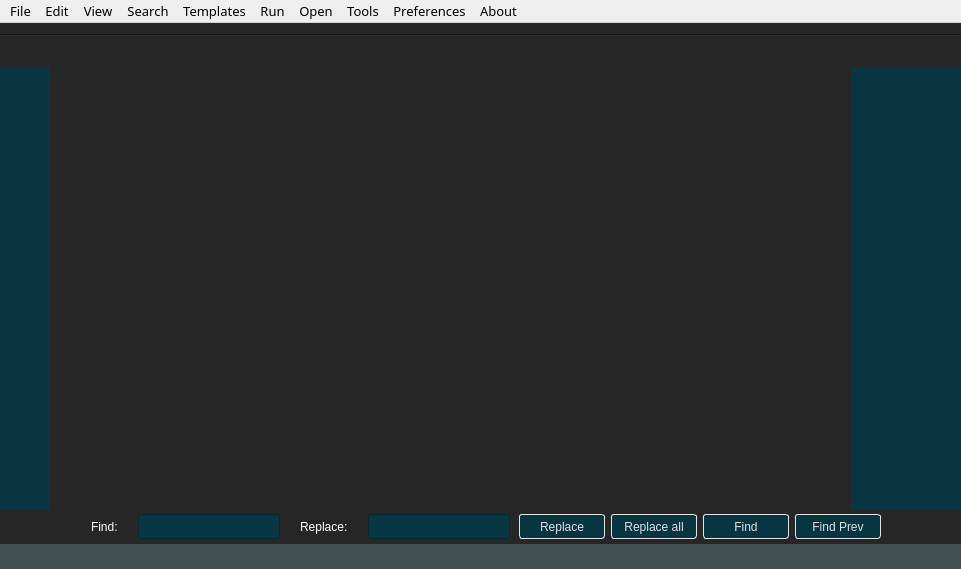
<?xml version="1.0" encoding="UTF-8"?>
<ui version="4.0">
 <class>MainWindow</class>
 <widget class="QMainWindow" name="MainWindow">
  <property name="geometry">
   <rect>
    <x>0</x>
    <y>0</y>
    <width>961</width>
    <height>569</height>
   </rect>
  </property>
  <property name="minimumSize">
   <size>
    <width>450</width>
    <height>300</height>
   </size>
  </property>
  <property name="windowTitle">
   <string>MainWindow</string>
  </property>
  <property name="styleSheet">
   <string notr="true">font: 10pt &quot;Noto Sans&quot;;</string>
  </property>
  <widget class="QWidget" name="centralWidget">
   <property name="styleSheet">
    <string notr="true">background-color: #262626;
</string>
   </property>
   <layout class="QVBoxLayout" name="verticalLayout_2">
    <property name="spacing">
     <number>0</number>
    </property>
    <property name="leftMargin">
     <number>0</number>
    </property>
    <property name="rightMargin">
     <number>0</number>
    </property>
    <property name="bottomMargin">
     <number>0</number>
    </property>
    <item>
     <widget class="Line" name="line">
      <property name="styleSheet">
       <string notr="true"/>
      </property>
      <property name="orientation">
       <enum>Qt::Horizontal</enum>
      </property>
     </widget>
    </item>
    <item>
     <layout class="QHBoxLayout" name="horizontalLayout_3">
      <property name="spacing">
       <number>0</number>
      </property>
      <property name="sizeConstraint">
       <enum>QLayout::SetDefaultConstraint</enum>
      </property>
      <property name="topMargin">
       <number>2</number>
      </property>
      <item>
       <widget class="QListWidget" name="listWidget">
        <property name="maximumSize">
         <size>
          <width>50</width>
          <height>16777215</height>
         </size>
        </property>
        <property name="font">
         <font>
          <family>Anonymous Pro</family>
          <pointsize>11</pointsize>
          <weight>50</weight>
          <italic>false</italic>
          <bold>false</bold>
         </font>
        </property>
        <property name="layoutDirection">
         <enum>Qt::RightToLeft</enum>
        </property>
        <property name="styleSheet">
         <string notr="true">background-color: #073642;
margin-top: 28px;
padding-left: 5px;
color: #839496;
border: none;
font: 11pt &quot;Anonymous Pro&quot;;</string>
        </property>
        <property name="frameShape">
         <enum>QFrame::StyledPanel</enum>
        </property>
        <property name="layoutMode">
         <enum>QListView::SinglePass</enum>
        </property>
        <property name="spacing">
         <number>0</number>
        </property>
        <property name="gridSize">
         <size>
          <width>0</width>
          <height>15</height>
         </size>
        </property>
        <property name="uniformItemSizes">
         <bool>false</bool>
        </property>
        <property name="selectionRectVisible">
         <bool>true</bool>
        </property>
       </widget>
      </item>
      <item>
       <widget class="QTabWidget" name="tabWidget">
        <property name="enabled">
         <bool>true</bool>
        </property>
        <property name="styleSheet">
         <string notr="true"/>
        </property>
        <property name="tabShape">
         <enum>QTabWidget::Rounded</enum>
        </property>
        <property name="currentIndex">
         <number>-1</number>
        </property>
        <property name="documentMode">
         <bool>true</bool>
        </property>
        <property name="tabsClosable">
         <bool>true</bool>
        </property>
        <property name="movable">
         <bool>true</bool>
        </property>
       </widget>
      </item>
      <item>
       <widget class="QPlainTextEdit" name="fileOverview">
        <property name="enabled">
         <bool>true</bool>
        </property>
        <property name="maximumSize">
         <size>
          <width>110</width>
          <height>16777215</height>
         </size>
        </property>
        <property name="font">
         <font>
          <family>Anonymous Pro</family>
          <pointsize>1</pointsize>
          <weight>50</weight>
          <italic>false</italic>
          <bold>false</bold>
         </font>
        </property>
        <property name="styleSheet">
         <string notr="true">font-family: &quot;Anonymous Pro&quot;;
font-size: 1pt;
color: rgb(255, 255, 255);
margin-top: 28px;
background-color: #073642;
border: 0px;</string>
        </property>
        <property name="verticalScrollBarPolicy">
         <enum>Qt::ScrollBarAlwaysOff</enum>
        </property>
        <property name="horizontalScrollBarPolicy">
         <enum>Qt::ScrollBarAlwaysOff</enum>
        </property>
        <property name="undoRedoEnabled">
         <bool>false</bool>
        </property>
        <property name="lineWrapMode">
         <enum>QPlainTextEdit::NoWrap</enum>
        </property>
        <property name="readOnly">
         <bool>true</bool>
        </property>
        <property name="tabStopWidth">
         <number>4</number>
        </property>
       </widget>
      </item>
      <item>
       <layout class="QVBoxLayout" name="verticalLayout_3">
        <property name="spacing">
         <number>2</number>
        </property>
       </layout>
      </item>
     </layout>
    </item>
    <item>
     <widget class="QWidget" name="findReplaceBar" native="true">
      <property name="maximumSize">
       <size>
        <width>16777215</width>
        <height>60</height>
       </size>
      </property>
      <property name="styleSheet">
       <string notr="true">color: rgb(255, 255, 255);
padding:10px;</string>
      </property>
      <layout class="QHBoxLayout" name="horizontalLayout_2">
       <property name="spacing">
        <number>2</number>
       </property>
       <property name="topMargin">
        <number>0</number>
       </property>
       <property name="bottomMargin">
        <number>0</number>
       </property>
       <item>
        <spacer name="horizontalSpacer">
         <property name="orientation">
          <enum>Qt::Horizontal</enum>
         </property>
         <property name="sizeHint" stdset="0">
          <size>
           <width>40</width>
           <height>20</height>
          </size>
         </property>
        </spacer>
       </item>
       <item>
        <widget class="QLabel" name="findLabel">
         <property name="maximumSize">
          <size>
           <width>100</width>
           <height>16777215</height>
          </size>
         </property>
         <property name="text">
          <string>Find:</string>
         </property>
        </widget>
       </item>
       <item>
        <widget class="QLineEdit" name="findLineEdit">
         <property name="minimumSize">
          <size>
           <width>0</width>
           <height>20</height>
          </size>
         </property>
         <property name="maximumSize">
          <size>
           <width>250</width>
           <height>25</height>
          </size>
         </property>
         <property name="toolTip">
          <string>Search</string>
         </property>
         <property name="styleSheet">
          <string notr="true">background-color: #073642;
border-color: #e3e3e3;
font-size: 11pt;
color:#e0e0e0;
padding: 0;
margin: 0 5px;</string>
         </property>
         <property name="alignment">
          <set>Qt::AlignCenter</set>
         </property>
        </widget>
       </item>
       <item>
        <widget class="QLabel" name="replaceLabel">
         <property name="maximumSize">
          <size>
           <width>100</width>
           <height>16777215</height>
          </size>
         </property>
         <property name="styleSheet">
          <string notr="true"/>
         </property>
         <property name="text">
          <string>Replace:</string>
         </property>
        </widget>
       </item>
       <item>
        <widget class="QLineEdit" name="replaceLineEdit">
         <property name="minimumSize">
          <size>
           <width>0</width>
           <height>20</height>
          </size>
         </property>
         <property name="maximumSize">
          <size>
           <width>250</width>
           <height>25</height>
          </size>
         </property>
         <property name="styleSheet">
          <string notr="true">background-color: #073642;
border-color: #e3e3e3;
color:#e0e0e0;
font-size: 11pt;
padding: 0;
margin: 0 5px;</string>
         </property>
         <property name="alignment">
          <set>Qt::AlignCenter</set>
         </property>
        </widget>
       </item>
       <item>
        <widget class="QPushButton" name="replaceButton">
         <property name="minimumSize">
          <size>
           <width>90</width>
           <height>0</height>
          </size>
         </property>
         <property name="maximumSize">
          <size>
           <width>200</width>
           <height>25</height>
          </size>
         </property>
         <property name="styleSheet">
          <string notr="true">border: 1px solid #e3e3e3;
border-radius: 3px 3px 3px 3px;
padding: 2px 5px;
background-color: #073642;
color:#e0e0e0;
margin: 0 2px;</string>
         </property>
         <property name="text">
          <string>Replace</string>
         </property>
        </widget>
       </item>
       <item>
        <widget class="QPushButton" name="replaceAllButton">
         <property name="minimumSize">
          <size>
           <width>90</width>
           <height>0</height>
          </size>
         </property>
         <property name="maximumSize">
          <size>
           <width>200</width>
           <height>25</height>
          </size>
         </property>
         <property name="styleSheet">
          <string notr="true">border: 1px solid #e3e3e3;
border-radius: 3px 3px 3px 3px;
padding: 2px 5px;
background-color: #073642;
color:#e0e0e0;
margin: 0 2px;</string>
         </property>
         <property name="text">
          <string>Replace all</string>
         </property>
        </widget>
       </item>
       <item>
        <widget class="QPushButton" name="findButton">
         <property name="minimumSize">
          <size>
           <width>90</width>
           <height>0</height>
          </size>
         </property>
         <property name="maximumSize">
          <size>
           <width>200</width>
           <height>25</height>
          </size>
         </property>
         <property name="toolTip">
          <string>Find next</string>
         </property>
         <property name="styleSheet">
          <string notr="true">border: 1px solid #e3e3e3;
border-radius: 3px 3px 3px 3px;
padding: 2px 5px;
background-color: #073642;
color:#e0e0e0;
margin: 0 2px;</string>
         </property>
         <property name="text">
          <string>Find</string>
         </property>
        </widget>
       </item>
       <item>
        <widget class="QPushButton" name="findPrevButton">
         <property name="minimumSize">
          <size>
           <width>90</width>
           <height>0</height>
          </size>
         </property>
         <property name="maximumSize">
          <size>
           <width>200</width>
           <height>25</height>
          </size>
         </property>
         <property name="toolTip">
          <string>Find Previous</string>
         </property>
         <property name="styleSheet">
          <string notr="true">border: 1px solid #e3e3e3;
border-radius: 3px 3px 3px 3px;
padding: 2px 5px;
background-color: #073642;
color:#e0e0e0;
margin: 0 2px;</string>
         </property>
         <property name="text">
          <string>Find Prev</string>
         </property>
        </widget>
       </item>
       <item>
        <spacer name="horizontalSpacer_2">
         <property name="orientation">
          <enum>Qt::Horizontal</enum>
         </property>
         <property name="sizeHint" stdset="0">
          <size>
           <width>40</width>
           <height>20</height>
          </size>
         </property>
        </spacer>
       </item>
      </layout>
     </widget>
    </item>
    <item>
     <widget class="QWidget" name="statusBar" native="true">
      <property name="maximumSize">
       <size>
        <width>16777215</width>
        <height>25</height>
       </size>
      </property>
      <property name="font">
       <font>
        <family>Noto Sans</family>
        <pointsize>10</pointsize>
        <weight>50</weight>
        <italic>false</italic>
        <bold>false</bold>
       </font>
      </property>
      <property name="styleSheet">
       <string notr="true">background-color: #404f4f;
color:white;</string>
      </property>
      <layout class="QHBoxLayout" name="horizontalLayout">
       <property name="spacing">
        <number>2</number>
       </property>
       <property name="leftMargin">
        <number>0</number>
       </property>
       <property name="topMargin">
        <number>0</number>
       </property>
       <property name="rightMargin">
        <number>0</number>
       </property>
       <property name="bottomMargin">
        <number>0</number>
       </property>
       <item>
        <widget class="QLabel" name="statusMsgLabel">
         <property name="font">
          <font>
           <family>Noto Sans</family>
           <pointsize>10</pointsize>
           <weight>50</weight>
           <italic>false</italic>
           <bold>false</bold>
          </font>
         </property>
         <property name="styleSheet">
          <string notr="true">color: white;
margin-left: 10px;</string>
         </property>
         <property name="text">
          <string/>
         </property>
        </widget>
       </item>
       <item>
        <widget class="QTextBrowser" name="textBrowser">
         <property name="sizePolicy">
          <sizepolicy hsizetype="Expanding" vsizetype="Expanding">
           <horstretch>0</horstretch>
           <verstretch>0</verstretch>
          </sizepolicy>
         </property>
         <property name="maximumSize">
          <size>
           <width>100000</width>
           <height>20</height>
          </size>
         </property>
         <property name="font">
          <font>
           <family>Noto Sans</family>
           <pointsize>10</pointsize>
           <weight>50</weight>
           <italic>false</italic>
           <bold>false</bold>
          </font>
         </property>
         <property name="styleSheet">
          <string notr="true">color: rgb(252, 252, 252);
background-color: rgba(255, 255, 255, 0);</string>
         </property>
         <property name="frameShape">
          <enum>QFrame::NoFrame</enum>
         </property>
         <property name="verticalScrollBarPolicy">
          <enum>Qt::ScrollBarAlwaysOff</enum>
         </property>
         <property name="horizontalScrollBarPolicy">
          <enum>Qt::ScrollBarAlwaysOff</enum>
         </property>
         <property name="lineWrapMode">
          <enum>QTextEdit::NoWrap</enum>
         </property>
        </widget>
       </item>
       <item>
        <widget class="QLabel" name="labelFileType">
         <property name="font">
          <font>
           <family>Noto Sans</family>
           <pointsize>10</pointsize>
           <weight>50</weight>
           <italic>false</italic>
           <bold>false</bold>
          </font>
         </property>
         <property name="styleSheet">
          <string notr="true">padding-right: 10px;</string>
         </property>
         <property name="text">
          <string/>
         </property>
        </widget>
       </item>
      </layout>
     </widget>
    </item>
   </layout>
  </widget>
  <widget class="QMenuBar" name="menuBar">
   <property name="geometry">
    <rect>
     <x>0</x>
     <y>0</y>
     <width>961</width>
     <height>19</height>
    </rect>
   </property>
   <property name="font">
    <font>
     <family>Noto Sans</family>
     <pointsize>10</pointsize>
     <weight>50</weight>
     <italic>false</italic>
     <bold>false</bold>
    </font>
   </property>
   <widget class="QMenu" name="menuEdit">
    <property name="title">
     <string>Edit</string>
    </property>
    <addaction name="actionUndo"/>
    <addaction name="actionRedo"/>
    <addaction name="actionDelete_line"/>
    <addaction name="actionRemove_word"/>
    <addaction name="actionToggle_comment"/>
    <addaction name="actionJoin_Lines"/>
    <addaction name="actionMove_Line_Up"/>
    <addaction name="actionSwap_line_down"/>
   </widget>
   <widget class="QMenu" name="menuSearch">
    <property name="title">
     <string>Search</string>
    </property>
    <addaction name="actionFind"/>
    <addaction name="actionReplace"/>
    <addaction name="actionGoTo"/>
    <addaction name="actionFind_Next"/>
    <addaction name="actionFind_Previous"/>
   </widget>
   <widget class="QMenu" name="menuTools">
    <property name="title">
     <string>Tools</string>
    </property>
    <addaction name="actionAscii"/>
    <addaction name="actionHex"/>
    <addaction name="actionStrings"/>
   </widget>
   <widget class="QMenu" name="menuAbout">
    <property name="title">
     <string>About</string>
    </property>
    <addaction name="actionAbout"/>
   </widget>
   <widget class="QMenu" name="menuView">
    <property name="title">
     <string>View</string>
    </property>
    <addaction name="actionFullScreen"/>
    <addaction name="actionOverview"/>
    <addaction name="actionMenubar"/>
   </widget>
   <widget class="QMenu" name="menuTemplates">
    <property name="title">
     <string>Templates</string>
    </property>
    <addaction name="actionAsm"/>
    <addaction name="actionC"/>
    <addaction name="actionCpluspluss"/>
    <addaction name="actionCss"/>
    <addaction name="actionHtml"/>
    <addaction name="actionJava"/>
   </widget>
   <widget class="QMenu" name="menuFile">
    <property name="title">
     <string>File</string>
    </property>
    <addaction name="actionNew"/>
    <addaction name="separator"/>
    <addaction name="actionOpen"/>
    <addaction name="actionSave"/>
    <addaction name="actionSave_as"/>
    <addaction name="separator"/>
    <addaction name="actionClose_All"/>
    <addaction name="actionExit"/>
   </widget>
   <widget class="QMenu" name="menuPreferences">
    <property name="title">
     <string>Preferences</string>
    </property>
    <widget class="QMenu" name="menuTheme">
     <property name="title">
      <string>Theme</string>
     </property>
     <addaction name="actionDark"/>
     <addaction name="actionSolarized"/>
     <addaction name="actionSolarized_Dark"/>
     <addaction name="actionTommorrow"/>
     <addaction name="actionTommorrow_Night"/>
    </widget>
    <widget class="QMenu" name="menuTab_Width">
     <property name="title">
      <string>Tab Width</string>
     </property>
     <addaction name="action2"/>
     <addaction name="action4"/>
     <addaction name="action8"/>
    </widget>
    <addaction name="menuTab_Width"/>
    <addaction name="menuTheme"/>
   </widget>
   <widget class="QMenu" name="menuRun">
    <property name="title">
     <string>Run</string>
    </property>
    <addaction name="actionRunIn16Bit"/>
    <addaction name="actionRunIn64Bit"/>
   </widget>
   <widget class="QMenu" name="menuOpen">
    <property name="title">
     <string>Open</string>
    </property>
    <addaction name="actionToken_Table"/>
    <addaction name="actionSymbol_Table"/>
    <addaction name="actionQuaternary_File"/>
    <addaction name="actionASM_File"/>
   </widget>
   <addaction name="menuFile"/>
   <addaction name="menuEdit"/>
   <addaction name="menuView"/>
   <addaction name="menuSearch"/>
   <addaction name="menuTemplates"/>
   <addaction name="menuRun"/>
   <addaction name="menuOpen"/>
   <addaction name="menuTools"/>
   <addaction name="menuPreferences"/>
   <addaction name="menuAbout"/>
  </widget>
  <action name="actionOpen">
   <property name="checkable">
    <bool>false</bool>
   </property>
   <property name="text">
    <string>Open</string>
   </property>
   <property name="shortcut">
    <string>Ctrl+O</string>
   </property>
  </action>
  <action name="actionNew">
   <property name="text">
    <string>New</string>
   </property>
   <property name="shortcut">
    <string>Ctrl+N</string>
   </property>
  </action>
  <action name="actionSave">
   <property name="text">
    <string>Save</string>
   </property>
   <property name="shortcut">
    <string>Ctrl+S</string>
   </property>
  </action>
  <action name="actionSave_as">
   <property name="text">
    <string>Save as</string>
   </property>
   <property name="shortcut">
    <string>Ctrl+Shift+S</string>
   </property>
  </action>
  <action name="actionExit">
   <property name="text">
    <string>Exit</string>
   </property>
   <property name="shortcut">
    <string>Ctrl+Q</string>
   </property>
  </action>
  <action name="actionUndo">
   <property name="text">
    <string>Undo</string>
   </property>
   <property name="shortcut">
    <string>Ctrl+Z</string>
   </property>
  </action>
  <action name="actionRedo">
   <property name="text">
    <string>Redo</string>
   </property>
   <property name="shortcut">
    <string>Ctrl+Shift+Z</string>
   </property>
  </action>
  <action name="actionFind">
   <property name="text">
    <string>Find</string>
   </property>
   <property name="shortcut">
    <string>Ctrl+F</string>
   </property>
  </action>
  <action name="actionAscii">
   <property name="text">
    <string>Ascii</string>
   </property>
  </action>
  <action name="actionHex">
   <property name="text">
    <string>Hex</string>
   </property>
  </action>
  <action name="actionStrings">
   <property name="text">
    <string>Strings</string>
   </property>
  </action>
  <action name="actionAbout">
   <property name="text">
    <string>About Cmini</string>
   </property>
  </action>
  <action name="actionGoTo">
   <property name="text">
    <string>GoTo</string>
   </property>
   <property name="shortcut">
    <string>Ctrl+L</string>
   </property>
  </action>
  <action name="actionFullScreen">
   <property name="checkable">
    <bool>true</bool>
   </property>
   <property name="text">
    <string>Fullscreen</string>
   </property>
   <property name="shortcut">
    <string>F11</string>
   </property>
  </action>
  <action name="actionAsm">
   <property name="text">
    <string>asm</string>
   </property>
  </action>
  <action name="actionC">
   <property name="text">
    <string>c</string>
   </property>
  </action>
  <action name="actionCpluspluss">
   <property name="text">
    <string>cplusplus</string>
   </property>
  </action>
  <action name="actionHtml">
   <property name="text">
    <string>html</string>
   </property>
  </action>
  <action name="actionJava">
   <property name="text">
    <string>java</string>
   </property>
  </action>
  <action name="actionCss">
   <property name="text">
    <string>css</string>
   </property>
  </action>
  <action name="actionFind_Next">
   <property name="text">
    <string>Find Next</string>
   </property>
   <property name="shortcut">
    <string>Ctrl+G</string>
   </property>
  </action>
  <action name="actionFind_Previous">
   <property name="text">
    <string>Find Previous</string>
   </property>
   <property name="shortcut">
    <string>Ctrl+Shift+G</string>
   </property>
  </action>
  <action name="actionReplace">
   <property name="text">
    <string>Replace</string>
   </property>
   <property name="shortcut">
    <string>Ctrl+R</string>
   </property>
  </action>
  <action name="actionDelete_line">
   <property name="text">
    <string>Remove line</string>
   </property>
   <property name="shortcut">
    <string>Ctrl+Shift+R</string>
   </property>
  </action>
  <action name="actionRemove_word">
   <property name="text">
    <string>Remove word</string>
   </property>
   <property name="shortcut">
    <string>Ctrl+Shift+D</string>
   </property>
  </action>
  <action name="actionToggle_comment">
   <property name="text">
    <string>Toggle comment</string>
   </property>
   <property name="shortcut">
    <string>Ctrl+/</string>
   </property>
  </action>
  <action name="actionOverview">
   <property name="text">
    <string>Overview</string>
   </property>
  </action>
  <action name="actionDark">
   <property name="text">
    <string>Monokai</string>
   </property>
  </action>
  <action name="actionSolarized_Dark">
   <property name="text">
    <string>Solarized Dark</string>
   </property>
  </action>
  <action name="actionNext_Word">
   <property name="text">
    <string>Next Word</string>
   </property>
  </action>
  <action name="actionPrev_Word">
   <property name="text">
    <string>Prev Word</string>
   </property>
  </action>
  <action name="actionJoin_Lines">
   <property name="text">
    <string>Join Lines</string>
   </property>
   <property name="shortcut">
    <string>Ctrl+J</string>
   </property>
  </action>
  <action name="actionMove_Line_Up">
   <property name="text">
    <string>Swap Line Up</string>
   </property>
   <property name="shortcut">
    <string>Ctrl+Up</string>
   </property>
  </action>
  <action name="actionSwap_line_down">
   <property name="text">
    <string>Swap Line Down</string>
   </property>
   <property name="shortcut">
    <string>Ctrl+Down</string>
   </property>
  </action>
  <action name="actionMenubar">
   <property name="text">
    <string>Menubar</string>
   </property>
   <property name="shortcut">
    <string>Alt+M</string>
   </property>
  </action>
  <action name="actionSolarized">
   <property name="text">
    <string>Solarized</string>
   </property>
  </action>
  <action name="action4">
   <property name="text">
    <string>4</string>
   </property>
  </action>
  <action name="action8">
   <property name="text">
    <string>8</string>
   </property>
  </action>
  <action name="action2">
   <property name="text">
    <string>2</string>
   </property>
  </action>
  <action name="actionClose_All">
   <property name="text">
    <string>Close All</string>
   </property>
  </action>
  <action name="actionTommorrow">
   <property name="text">
    <string>Tomorrow</string>
   </property>
  </action>
  <action name="actionTommorrow_Night">
   <property name="text">
    <string>Tomorrow Night</string>
   </property>
  </action>
  <action name="actionRunIn16Bit">
   <property name="text">
    <string>RunIn16Bit</string>
   </property>
  </action>
  <action name="actionRunIn64Bit">
   <property name="text">
    <string>RunIn64Bit</string>
   </property>
  </action>
  <action name="actionQuaternary_File">
   <property name="text">
    <string>Quaternary File</string>
   </property>
  </action>
  <action name="actionToken_Table">
   <property name="text">
    <string>Token Table</string>
   </property>
  </action>
  <action name="actionSymbol_Table">
   <property name="text">
    <string>Symbol Table</string>
   </property>
  </action>
  <action name="actionASM_File">
   <property name="text">
    <string>ASM File</string>
   </property>
  </action>
 </widget>
 <layoutdefault spacing="6" margin="11"/>
 <tabstops>
  <tabstop>tabWidget</tabstop>
  <tabstop>listWidget</tabstop>
  <tabstop>textBrowser</tabstop>
  <tabstop>fileOverview</tabstop>
 </tabstops>
 <resources/>
 <connections/>
</ui>
